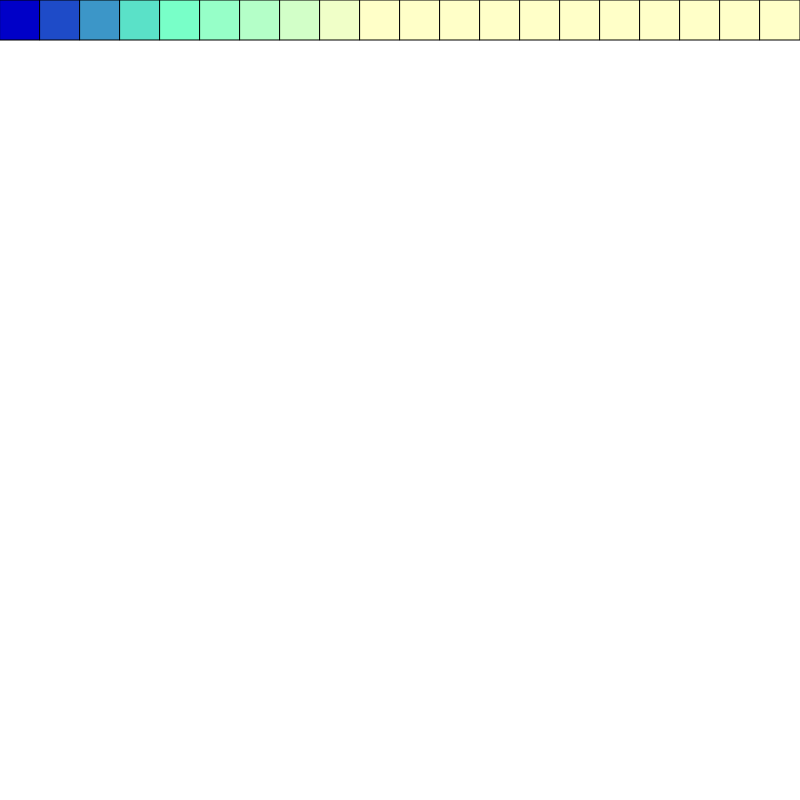
Frame 1 (no input)
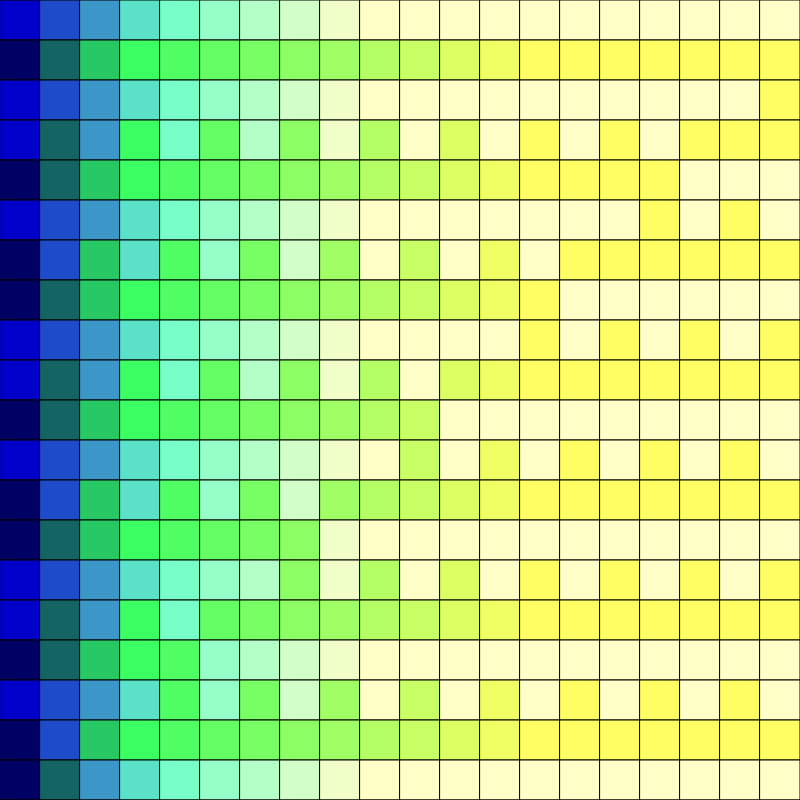
Frame 60 (no input)
Frame 120 (the mouse pressed at the canvas centre since frame 60): identical to frame 60, image omitted

The p5.js sketch that drew these frames (run headless with seeded random() and noise() and a simulated clock; from frame 60 on, the mouse is pressed at the canvas centre):

// p5.js sketch
// ── sketch.js
let cells=[0,0,0,0,0,0,0,0,0,0,0,0,0,0,0,0,0,0,0,0];
//ponerles ceros o unos para cambiar el patron
let nextGen=[0,0,0,0,0,0,0,0,0,0,0,0,0,0,0,0,0,0,0,0];
let w=40;
let y=0;
let length = 0;
let on_color;
let off_color;

function setup() {
  createCanvas(800, 800);
  
  on_color=color(0,250,217);
  off_color=color(255,191,248);
  length = cells.length;
}

function draw() {
// quitar el comentado de Background si no lo quiero fijo
//  background(220);

  for(let i =0; i<20;i++){
    if(cells[i] ==1){
//quitar el on_ u off_ para agregar y poner datos entre el parentesis,si no, quitar los parentesis
      fill(color(20*i,100*i,100));//on_color
    }else{
      fill(color(30*i,75*i,200));//off_color
    }
    square (i*w,y*40,w);
    //modificar el valor numerico para variar
  }
  for (let i=0; i<20;i++){
    let l_cell = cells[(i-1+length)%length];
    let c_cell = cells[i];
    let r_cell = cells[(i+1+length)%length];
//hacer el de la derecha 

    nextGen[i]=GetNextGeneration(l_cell,c_cell,r_cell);
  }
  cells = nextGen;
  y++;
}

function GetNextGeneration(l,c,r){
//modificar los returns para que sean reglas diferentes
    if ( l==0 && c==0 && r==0)
    {
      return 1;
    }
    if ( l==1 && c==0 && r==0)
    {
      return 0;
    }
    if ( l==0 && c==1 && r==0)     {
      return 1;
    }
    if ( l==0 && c==0 && r==1)     {
      return 0;
    }
    if ( l==1 && c==1 && r==0)     {
      return 1;
    }
    if ( l==0 && c==1 && r==1)     {
      return 0;
    }
    if ( l==1 && c==0 && r==1)     {
      return 1;
    }
    if ( l==1 && c==1 && r==1)     {
      return 0;
    }
}
